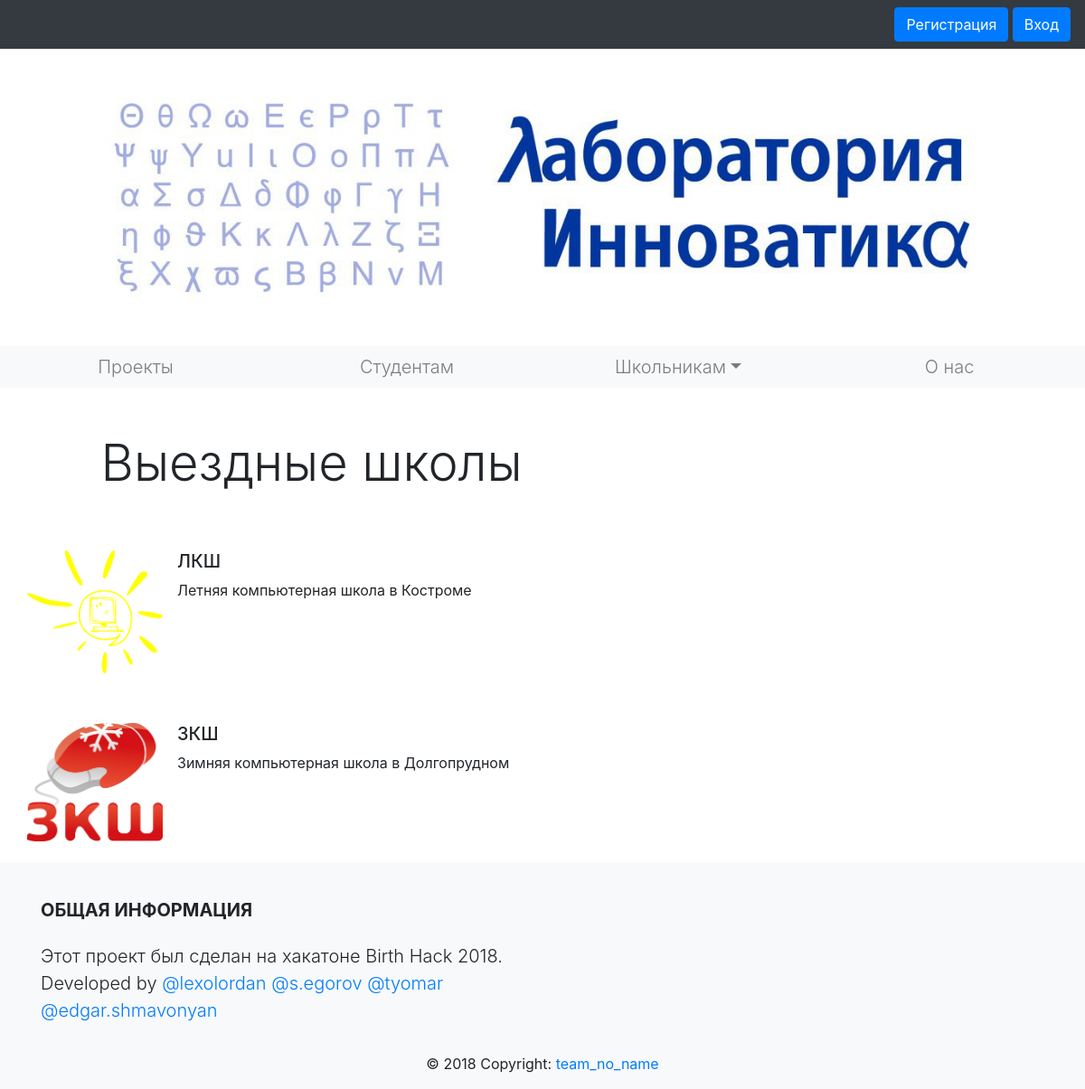
The page /summer_schools on the database its author committed.
### main/models.py (models this page shows, shortened)
class IndustrialProject(models.Model):
    name = models.CharField(max_length=40)
    text = models.TextField(max_length=500)
    logo = models.ImageField(upload_to="static", default="static/logo_post.jpg")

### main/views.py (the view)
# urls.py: path('summer_schools', views.summer_schools, name='summer_schools'),
def summer_schools(request):
    if request.method == 'GET':
        summer_schools = IndustrialProject.objects.all()
        return HttpResponse(render(request, 'clubs.html', {'posts': summer_schools}))
    else:
        return HttpResponse('error')

### templates/clubs.html
{% extends 'template.html' %}
{% load static %}
{% block content %}
    <div class="container" id="div-h3">
        <div class="row">
            <div class="col-12">
                <h2 class="display-4" style="margin-left: 6%"> Выездные школы </h2>
            </div>
        </div>
        {% for post in posts %}
        <div style="margin-top: 5%" class="row">
            <div class="media">
                <img style="width: 150px; max-width: 100%; height: auto;" class="mr-3 img-fluid" src="{% static post.logo.url %}" alt="Generic placeholder image">
                <div class="media-body">
                    <h5 class="mt-0"> {{ post.name }}</h5>
                    {{ post.text }}
                </div>
            </div>
        </div>
        {% endfor %}
    </div>
{% endblock %}

### static/style.css (style rules this page uses)
body { padding-top: 5rem; }
#div-h3 { margin-top: 50px; }

### rows shown on the page
IndustrialProject: logo (picture), name "ЛКШ", text "Летняя компьютерная школа в Костроме"
IndustrialProject: logo (picture), name "ЗКШ", text "Зимняя компьютерная школа в Долгопрудном"
